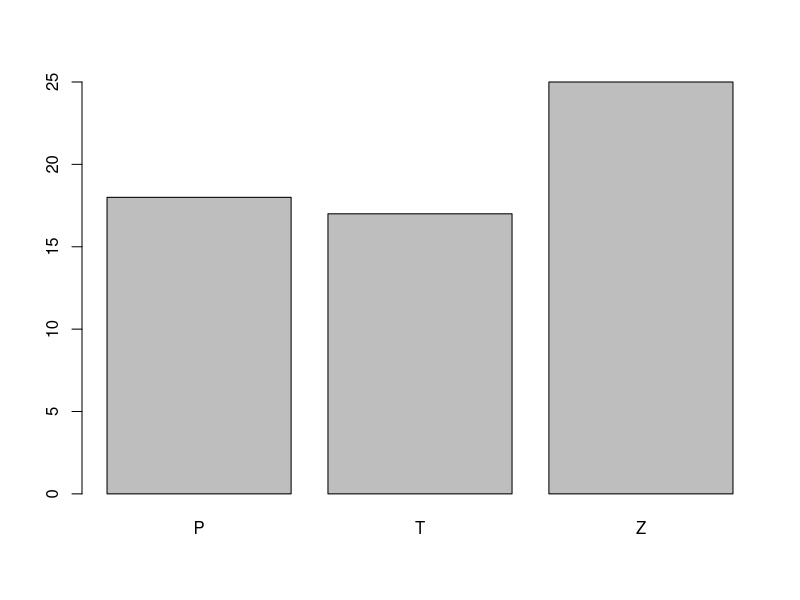
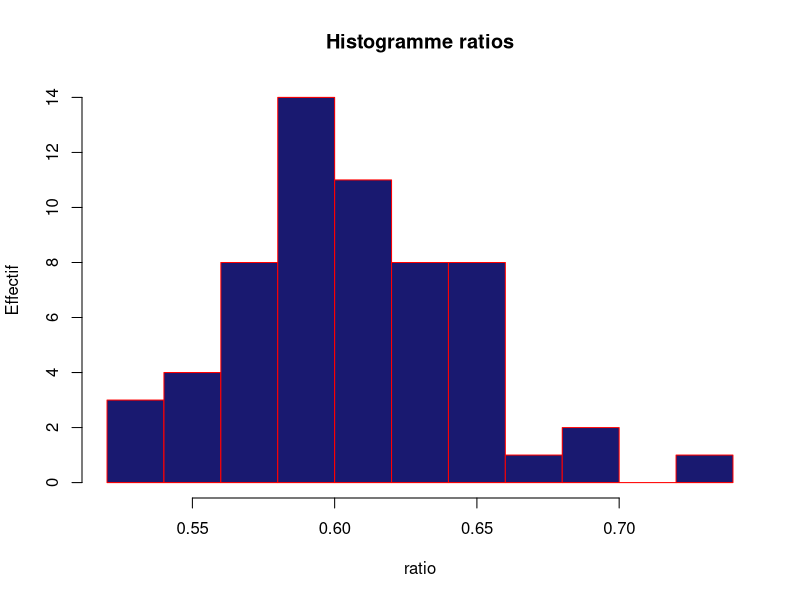
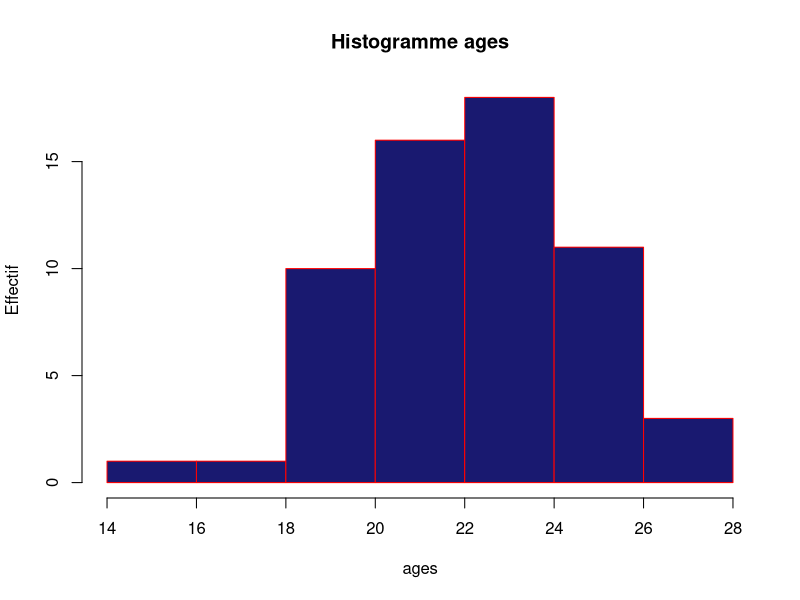
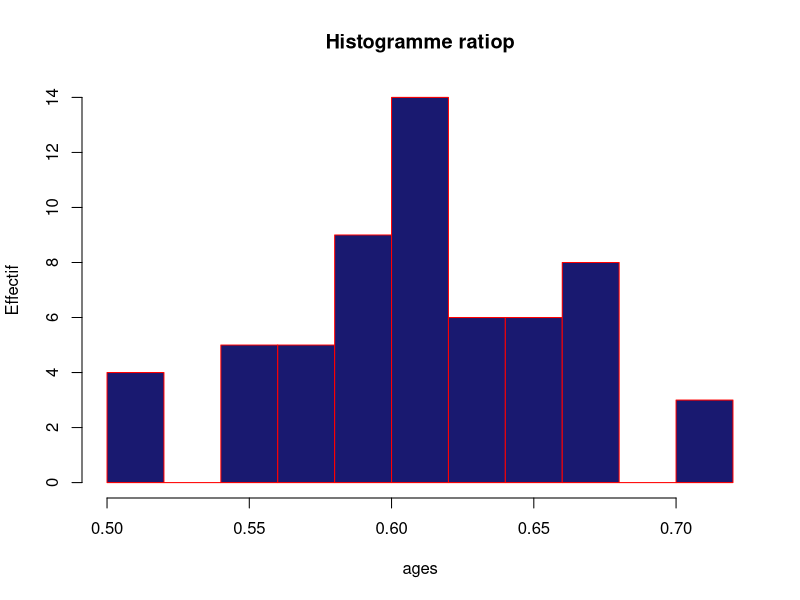
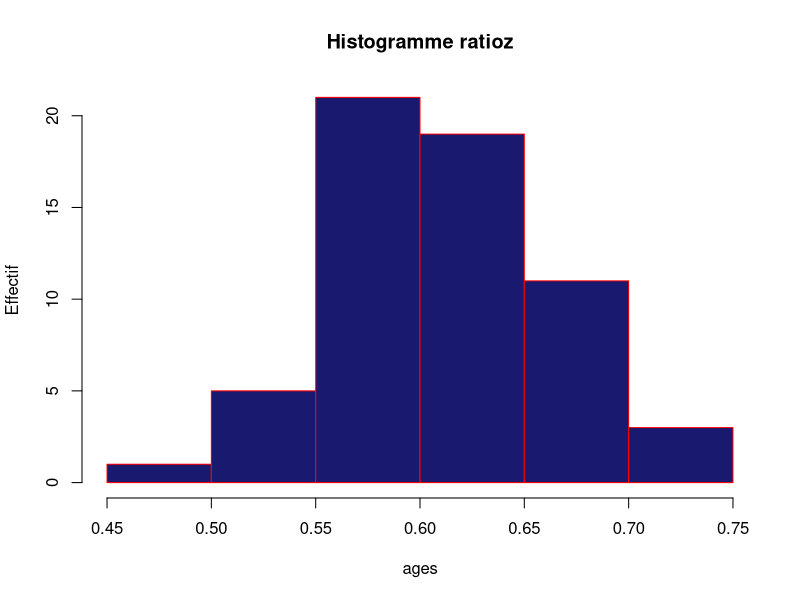
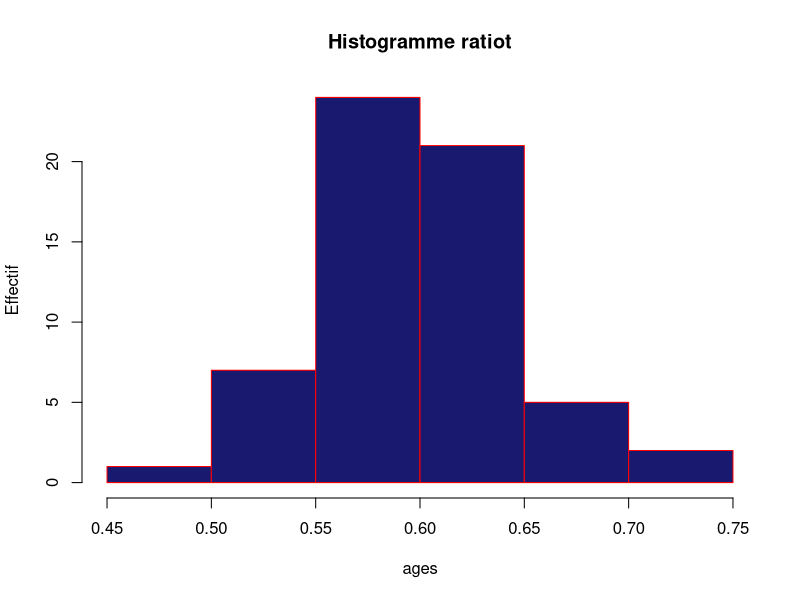

Reproduce these figures in R, in order.
setwd("C:/Users/fabrice/Documents/GitHub/sc2StatsLesStatsAStats")
donnee <- read.csv("ExcelJoueurs.csv", header = TRUE, sep = ",")
noms <- donnee$Joueur
ages <- donnee$Age
ratios <- donnee$Ratio.All
ratiosp <- donnee$RatioP
ratiosz <- donnee$RatioZ
ratiost <- donnee$RatioT

races <- donnee$Race



barplot(table(races))

mean(ages)

hist(ratios,col="midnightblue",main="Histogramme ratios", 
     border="red", xlab="ratio",ylab="Effectif")

hist(ages,col="midnightblue",main="Histogramme ages", 
     border="red", xlab="ages",ylab="Effectif")

hist(ratiosp,col="midnightblue",main="Histogramme ratiop", 
     border="red", xlab="ages",ylab="Effectif")

hist(ratiosz,col="midnightblue",main="Histogramme ratioz", 
     border="red", xlab="ages",ylab="Effectif")

hist(ratiost,col="midnightblue",main="Histogramme ratiot", 
     border="red", xlab="ages",ylab="Effectif")

